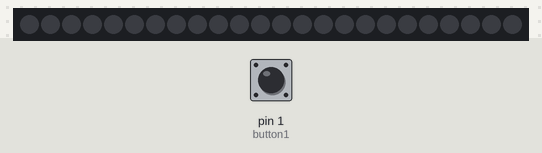
Bench run of a sketch on a simulated Arduino Mega 2560, built with avr-gcc and run on an emulated ATmega2560. Parts: 24 RGB LEDs in strip order, left to right. The test bench sets the inputs (shaded band); at power-on: pin 1 (button1) LOW.

Above: at 1.2 s.
1.3 s: pin 1 (button1) pulled HIGH for 0.15 s
At 2.2 s:
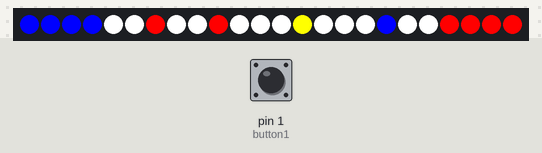
2.9 s: pin 1 (button1) pulled HIGH for 1 s
At 6.8 s:
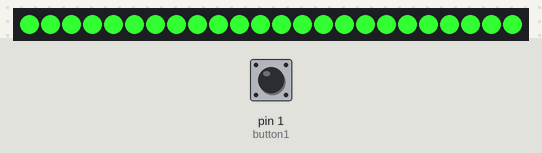
6.9 s: pin 1 (button1) pulled HIGH for 0.15 s
At 9.96 s:
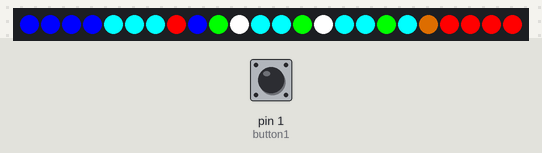
10.0 s: pin 1 (button1) pulled HIGH for 3.2 s
At 10.08 s:
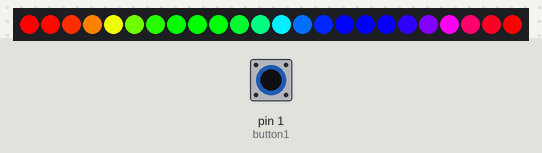

The sketch:

Pop_Art_animation_final.ino
```cpp
#include <Adafruit_NeoPixel.h>
#include "frames.h"
Adafruit_NeoPixel strip(24, 0);

#include <Bounce2.h>
Bounce button1 = Bounce();

char colors[9][3] {
  {255, 0, 255},
  {255, 128, 0},
  {255, 0, 0},
  {0, 255, 0},
  {0, 0, 255},
  {0, 255, 255},
  {255, 255, 255},
  {255, 255, 0},
  {153, 76, 0},
};


char whichFrame = 0;

char caseVal = 0;

long previousMillis = 0;
long intervals = 500;

void setup() {
  // put your setup code here, to run once:
  strip.begin();
  strip.clear();
  strip.setBrightness(255);

  button1.attach(1, INPUT);
  button1.interval(5);

}

void loop() {
  // put your main code here, to run repeatedly:


  button1.update();
  if (button1.rose()) {
    caseVal = (caseVal + 1) % 5;
  }

  switch (caseVal) {
    case 0: off();       break;
    case 1: on();        break;
    case 2: simple();    break;
    case 3: anime();     break;
    case 4: rainbow(10); break;
  }
}

void off() {
  strip.clear();
  strip.show();
}

void on() {
  strip.setPixelColor(0, 0, 0, 255);
  strip.setPixelColor(1, 0, 0, 255);
  strip.setPixelColor(2, 0, 0, 255);
  strip.setPixelColor(3, 0, 0, 255);
  strip.setPixelColor(4, 255, 255, 255);
  strip.setPixelColor(5, 255, 255, 255);
  strip.setPixelColor(6, 255, 0, 0);
  strip.setPixelColor(7, 255, 255, 255);
  strip.setPixelColor(8, 255, 255, 255);
  strip.setPixelColor(9, 255, 0, 0);
  strip.setPixelColor(10, 255, 255, 255);
  strip.setPixelColor(11, 255, 255, 255);
  strip.setPixelColor(12, 255, 255, 255);
  strip.setPixelColor(13, 255, 255, 0);
  strip.setPixelColor(14, 255, 255, 255);
  strip.setPixelColor(15, 255, 255, 255);
  strip.setPixelColor(16, 255, 255, 255);
  strip.setPixelColor(17, 0, 0, 255);
  strip.setPixelColor(18, 255, 255, 255);
  strip.setPixelColor(19, 255, 255, 255);
  strip.setPixelColor(20, 255, 0, 0);
  strip.setPixelColor(21, 255, 0, 0);
  strip.setPixelColor(22, 255, 0, 0);
  strip.setPixelColor(23, 255, 0, 0);

  strip.show();
}


void simple() {

  for (int j = 0; j < 255; j = j + 2) {
    for (int i = 0; i < strip.numPixels(); i++) {

      button1.update();
      if (button1.rose()) {
        caseVal = (caseVal + 1) % 5;
      }

      strip.setPixelColor(i, 51, 255, 51);
      strip.setBrightness(j);
      strip.show();
    }
  }
}


// Rainbow from strand test
void rainbow(int wait) {
  for (long firstPixelHue = 0; firstPixelHue < 5 * 65536; firstPixelHue += 256) {
    for (int i = 0; i < strip.numPixels(); i++) {
      int pixelHue = firstPixelHue + (i * 65536L / strip.numPixels());
      strip.setPixelColor(i, strip.gamma32(strip.ColorHSV(pixelHue)));
    }
    strip.show(); // Update strip with new contents
    delay(wait);  // Pause for a moment
  }
}


void anime() {
  unsigned long currentMillis = millis();

  for (int i = 0; i < strip.numPixels(); i++) {
    char pixAddress = pixelMap[i];
    char whichColor = animation[whichFrame][i];
    char red = colors[whichColor][0];
    char green = colors[whichColor][1];
    char blue = colors[whichColor][2];
    if (pixAddress != -1) {
      strip.setPixelColor(pixAddress, red, green, blue);
    }

  }
  strip.show();
  if (currentMillis - previousMillis > intervals) {
    previousMillis = currentMillis;

    whichFrame = (whichFrame + 1) % 6;
  }
}
```

Source omitted: frames.h (data table, 1951 bytes)

Measured:
- after the input at 1.3 s, the LEDs: change at once (image 1)
- after the input at 2.9 s, the LEDs: change after 3.5 s (image 2)
- after the input at 6.9 s, the LEDs: change after 3.1 s (image 3)
- after the input at 10.0 s, the LEDs: first change at once (image 4 shows a later state)
